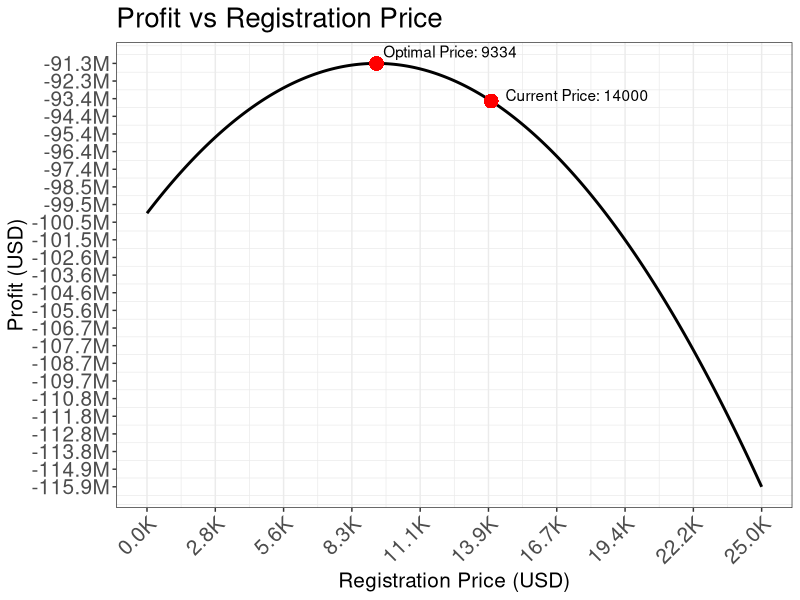

R code for this plot:
library(ggplot2)

# Set the fixed and variable costs
fixed_costs <- 100e6 # Add Real Data Here

# Set the range of possible registration prices
registration_prices <- seq(0, 25000, length.out = 1000)

# Define the demand function
demand <- function(price) {
  # Set the parameters of the demand curve
  intercept <- 1865 # Maximum number of teams that would participate if the competition were free (different for full program)
  slope <- -0.10 # How the expected number of teams changes with the registration price
  
  # Calculate the expected number of teams
  expected_teams <- intercept + slope * price
  
  # Return the expected number of teams
  return(expected_teams)
}

# Calculate the expected number of teams for each registration price
expected_teams <- demand(registration_prices)

# Calculate the expected revenues for each registration price
expected_revenues <- registration_prices * expected_teams

# Calculate the total costs for each registration price
total_costs <- fixed_costs

# Calculate the profit for each registration price
profit <- expected_revenues - total_costs

# Find the average program price that maximizes the profit
optimal_price_index <- which.max(profit)
optimal_price <- registration_prices[optimal_price_index]
optimal_profit <- profit[optimal_price_index]

# Find the break-even price where profit < 0
break_even_index_end <- max(which(profit >= 0))
break_even_price_end <- registration_prices[break_even_index_end]

# Create a data frame with the registration prices and profit
data <- data.frame(registration_prices, profit)

# Create a ggplot object with the data frame and specify the x and y variables
p <- ggplot(data, aes(x = registration_prices, y = profit))

# Add a line to show the profit as a function of the registration price
p <- p + geom_line(color = "black", size = 1)

# Calculate the y-value for the point at x = 5500 by interpolating the nearby values
point_x <- 14000
point_y <- approx(registration_prices, profit, xout = point_x)$y

# Add a point to show the current registration price
p <- p + geom_point(aes(x = point_x, y = point_y), color = "red", size = 4)

# Add a point to show the optimal registration price
p <- p + geom_point(aes(x = optimal_price, y = optimal_profit), color = "red", size = 4)

# Add a label for the current average program price
p <- p + annotate("text", x = point_x, y = point_y,
                  label = paste0("Current Price: ", round(14000)), hjust = -0.1, vjust = 0)

# Add a label to show the value of the optimal registration price
p <- p + annotate("text", x = optimal_price, y = optimal_profit,
                  label = paste0("Optimal Price: ", round(optimal_price)), hjust = -0.05, vjust = -0.5)

# Add a line to indicate the break-even price where profit < 0
p <- p + geom_vline(xintercept = break_even_price_end, linetype = "dashed", color = "blue")

# Add a label to show the break-even price where profit < 0
p <- p + annotate("text", x = break_even_price_end, y = max(profit),
                  label = paste0("Break-even Price (Profit < 0): ", round(break_even_price_end)), hjust = -0.02, vjust = -1.5)

# Add axis labels and a title
p <- p + xlab("Registration Price (USD)") + ylab("Profit (USD)") + ggtitle("Profit vs Registration Price")

# Customize plot appearance using theme functions
p <- p + theme_bw() +
  theme(axis.text.x = element_text(size = 15, angle = 45, hjust = 1),
        axis.text.y = element_text(size = 15),
        panel.grid.major.y = element_blank(),
        plot.title = element_text(size = 20),
        axis.title.x = element_text(size = 15),
        axis.title.y = element_text(size = 15))

# Change y-axis tick notation to display values in millions with 1 decimal place and reduce the number of decimals to 1
p <- p + scale_y_continuous(labels = function(x) paste0(format(round(x / 1e6, 1), nsmall = 1), "M"), breaks = seq(min(profit), max(profit), length.out = 25))

# Change x-axis tick notation to display values in thousands with 1 decimal place and reduce the number of decimals to 1
p <- p + scale_x_continuous(labels = function(x) paste0(format(round(x / 1e3, 1), nsmall = 1), "K"), breaks = seq(min(registration_prices), max(registration_prices), length.out = 10))

# Display the plot
print(p)
